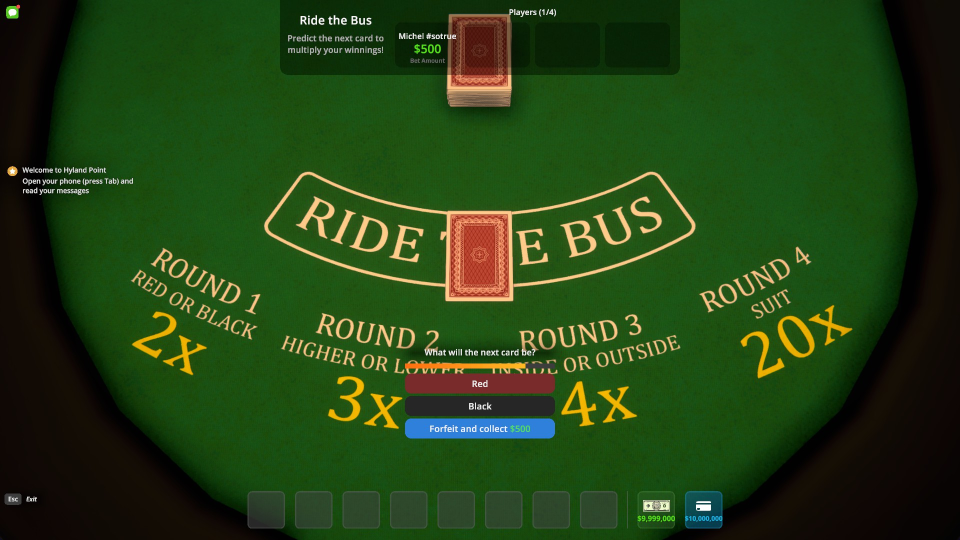
#> input picture screens/2red_black.jpg, 1920 x 1080 px (shown at 1/2 size)
$ python create_templates.py
#> lines starting #> are read from the running program, lines starting #| are printed output that depends on the picture
from PIL import Image
import os

# Define the panels and their corresponding screen files and regions
panels = [
    ("color_panel.png", "screens/2red_black.jpg", (780, 730, 1140, 850)),
    ("higher_lower_panel.png", "screens/3higher_lower.jpg", (780, 730, 1140, 850)),
    ("inside_outside_panel.png", "screens/4inside_outside.jpg", (780, 730, 1140, 850)),
    ("suit_panel.png", "screens/5color.jpg", (813, 748, 1107, 920)),
]

# Also create ready.png from 1rdy.jpg
ready = ("ready.png", "screens/1rdy.jpg", (860, 680, 1064, 720))

os.makedirs("templates/buttons", exist_ok=True)

for template_name, screen_file, region in panels + [ready]:
    if os.path.exists(screen_file):
        img = Image.open(screen_file)
#> img is the input picture: PIL image 1920x1080 RGB; mean R, G, B 35.1, 65.7, 20.2
        cropped = img.crop(region)
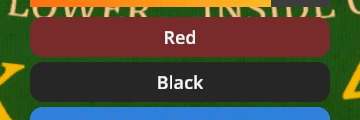
#> cropped: PIL image 360x120 RGB; mean R, G, B 78.4, 72.3, 53.7
        cropped.save(f"templates/buttons/{template_name}")
        print(f"Created {template_name}")
    else:
        print(f"Screen file {screen_file} not found")
#> pass 2 of the loop `for template_name, screen_file, region in panels + [ready]:`:
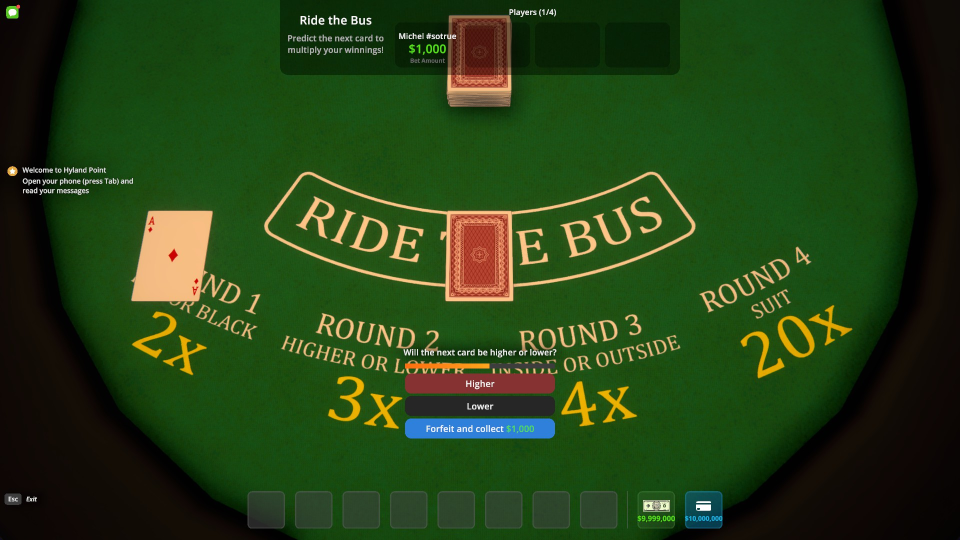
#> input picture screens/3higher_lower.jpg, 1920 x 1080 px (shown at 1/2 size)
#> img is the input picture: PIL image 1920x1080 RGB; mean R, G, B 36.5, 65, 21.7
#> `cropped = img.crop(region)`:
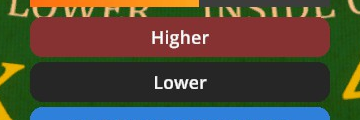
#> cropped: PIL image 360x120 RGB; mean R, G, B 79.4, 72.5, 56.4
#> pass 3 of the loop `for template_name, screen_file, region in panels + [ready]:`:
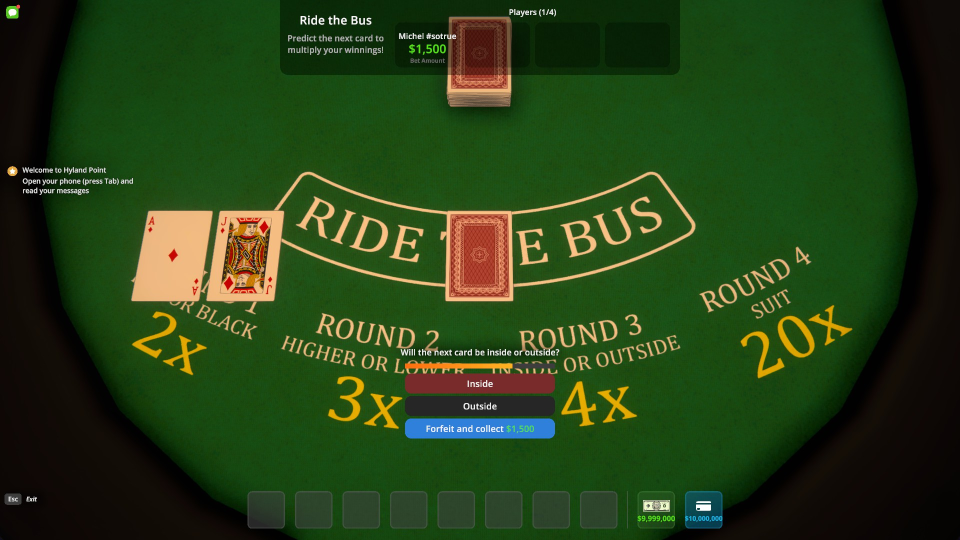
#> input picture screens/4inside_outside.jpg, 1920 x 1080 px (shown at 1/2 size)
#> img is the input picture: PIL image 1920x1080 RGB; mean R, G, B 37.7, 64.1, 22.4
#> `cropped = img.crop(region)`:
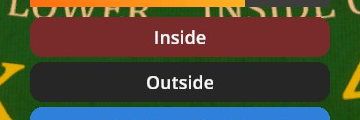
#> cropped: PIL image 360x120 RGB; mean R, G, B 77.4, 71, 54.5
#> the loop made 5 passes; the first 3 are shown
